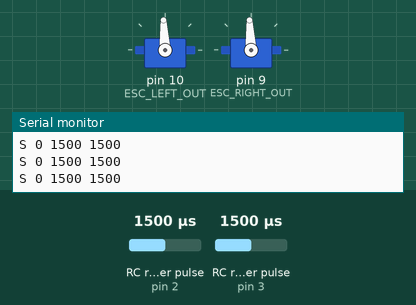
Bench run of a sketch on a simulated Arduino Uno, built with avr-gcc and run on an emulated ATmega328P. Shown: 2 × servo, the last lines printed to the serial monitor. Wiring (inferred from the names in the program): 2 × RC receiver channel: data pin 2 / data pin 3. Inputs (shaded band) come from the test bench; at power-on: RC receiver pulse (sensors on pin 2, pin 3) 1500 µs.

Above: at 3.2 s.
3.3 s: RC receiver pulse (sensor on pin 2) set to 1020 µs
At 4.2 s:
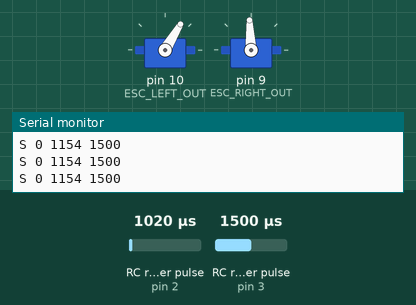
4.8 s: RC receiver pulse (sensor on pin 3) set to 1020 µs
At 5.3 s:
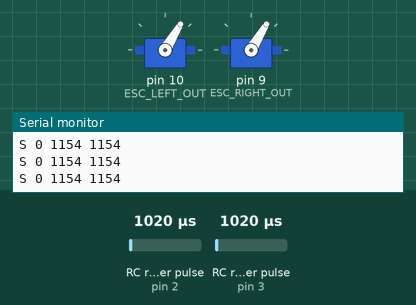
6.3 s: RC receiver pulse (sensor on pin 2) set to 1250 µs
At 7.5 s:
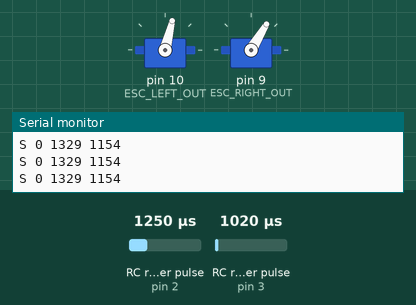
7.8 s: RC receiver pulse (sensor on pin 3) set to 1250 µs
At 8.8 s:
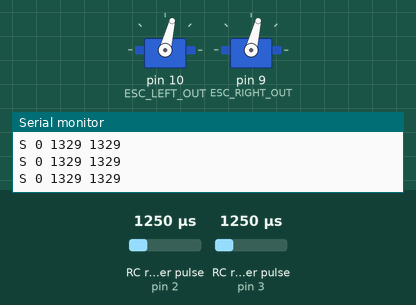
9.3 s: RC receiver pulse (sensor on pin 2) set to 1500 µs
At 10.0 s:
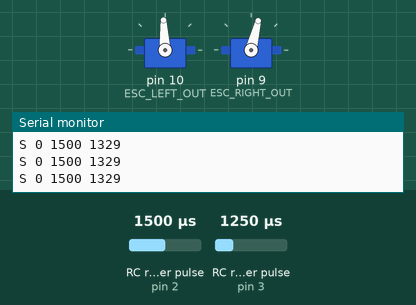
10.8 s: RC receiver pulse (sensor on pin 3) set to 1750 µs
At 11.1 s:
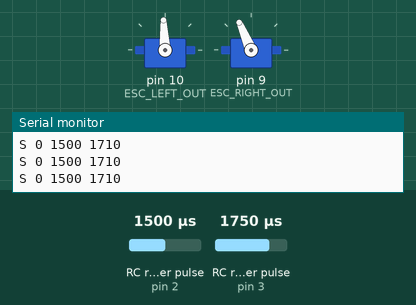
Timing chart, 0 to 13.3 s (numbered marks = the images above; inputs shaded):
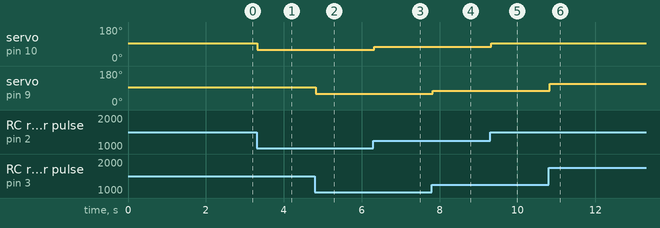

Measured:
- after the input at 3.3 s, servo on pin 10 (ESC_LEFT_OUT): 93° → 59° at once
- after the input at 4.8 s, servo on pin 9 (ESC_RIGHT_OUT): 93° → 59° at once
- after the input at 6.3 s, servo on pin 10 (ESC_LEFT_OUT): 59° → 76° at once
- after the input at 7.8 s, servo on pin 9 (ESC_RIGHT_OUT): 59° → 76° at once
- after the input at 9.3 s, servo on pin 10 (ESC_LEFT_OUT): 76° → 93° at once
- after the input at 10.8 s, servo on pin 9 (ESC_RIGHT_OUT): 76° → 113° at once

The sketch:

ros_control.ino
```cpp
#include <Servo.h>

/*
 * Dual thrusters (Left/Right) — RC + ROS mixed control
 *
 * RC path:
 *   - Read PWM from RX (CH_LEFT_IN, CH_RIGHT_IN)
 *   - Valid range: 950..2000 µs → map to 1100..1900 µs
 *   - Deadband near center → 1500 µs
 *
 * ROS path (via USB Serial):
 *   - Incoming command format (ASCII line):
 *       C <left_us> <right_us>\n
 *     Example: "C 1500 1500\n"
 *   - Values are ESC pulses in microseconds, 1100..1900
 *   - If ROS commands are received recently, thrusters follow ROS.
 *   - If ROS commands time out, fall back to RC.
 *
 * Status output:
 *   - Arduino prints:
 *       S <mode> <outL> <outR>\n
 *     where mode = 0 (RC), 1 (ROS)
 */

 // === Pins ===
const int CH_LEFT_IN    = 2;   // RX left channel (PWM)
const int CH_RIGHT_IN   = 3;   // RX right channel (PWM)
const int ESC_LEFT_OUT  = 10;   // Left ESC signal
const int ESC_RIGHT_OUT = 9;  // Right ESC signal

// === Timing ===
const unsigned long PULSE_TIMEOUT_US = 25000; // pulseIn timeout (~25 ms)
const unsigned long FAILSAFE_MS      = 200;   // RC backup: stop if no update in 500 ms

// === RX valid range and ESC range ===
const int RX_VALID_MIN = 950;   // treat <1000 as disconnect/fault
const int RX_VALID_MAX = 2000;
const int ESC_MIN = 1100;
const int ESC_MID = 1500;
const int ESC_MAX = 1900;

// === Deadband around center ===
const int RC_MID       = 1500;
const int DEADBAND_US  = 25;

// === ROS command timeout ===
const unsigned long ROS_CMD_TIMEOUT_MS = 200;   // if no ROS cmd in 200 ms → fall back to RC

Servo escL, escR;
unsigned long lastUpdateL = 0, lastUpdateR = 0;

// === ROS control state ===
bool haveRosCmd       = false;
unsigned long lastRosCmdMs = 0;
int rosOutL = ESC_MID;
int rosOutR = ESC_MID;

// Map: 1000..2000 → 1100..1900 with center deadband; else return 1500
int mapLinearToEsc(long inUs) {
  if (inUs == 0) return ESC_MID; // no pulse (timeout) → stop
  if (inUs < RX_VALID_MIN || inUs > RX_VALID_MAX) return ESC_MID; // out of range → stop

  // snap to exact center within deadband
  if (abs((int)inUs - RC_MID) <= DEADBAND_US) return ESC_MID;

  // linear map full span; then clamp
  long out = map(inUs, RX_VALID_MIN, RX_VALID_MAX, ESC_MIN, ESC_MAX);
  if (out < ESC_MIN) out = ESC_MIN;
  if (out > ESC_MAX) out = ESC_MAX;
  return (int)out;
}

// === parse ROS command from Serial ===
// Format: C <left_us> <right_us>\n
void handleSerialCommand() {
  // We only parse when first char is 'C'
  if (!Serial.available()) return;

  if (Serial.peek() != 'C') {
    // discard unknown leading char
    Serial.read();
    return;
  }

  // consume 'C'
  Serial.read();

  // parseInt will skip spaces/newlines and read an integer
  long leftUs  = Serial.parseInt();
  long rightUs = Serial.parseInt();

  // optional: consume until end of line
  while (Serial.available()) {
    char c = Serial.read();
    if (c == '\n' || c == '\r') break;
  }

  // constrain to ESC range
  leftUs  = constrain(leftUs,  ESC_MIN, ESC_MAX);
  rightUs = constrain(rightUs, ESC_MIN, ESC_MAX);

  rosOutL = (int)leftUs;
  rosOutR = (int)rightUs;
  lastRosCmdMs = millis();
  haveRosCmd   = true;
}

void setup() {
  pinMode(CH_LEFT_IN,  INPUT);
  pinMode(CH_RIGHT_IN, INPUT);

  Serial.begin(115200);
  while (!Serial) {}

  escL.attach(ESC_LEFT_OUT);
  escR.attach(ESC_RIGHT_OUT);

  // ESC init: hold 1500 µs for 2 s
  escL.writeMicroseconds(ESC_MID);
  escR.writeMicroseconds(ESC_MID);
  delay(2000);

  Serial.println("# Thruster controller ready: RC + ROS");
}

void loop() {
  unsigned long now = millis();

  // 1) Read any incoming ROS command
  handleSerialCommand();

  // 2) Read RX pulses (blocking with timeout)
  unsigned long inL = pulseIn(CH_LEFT_IN,  HIGH, PULSE_TIMEOUT_US);
  unsigned long inR = pulseIn(CH_RIGHT_IN, HIGH, PULSE_TIMEOUT_US);

  if (inL != 0) lastUpdateL = now;
  if (inR != 0) lastUpdateR = now;

  // Map RC input to ESC pulses
  int rcOutL = mapLinearToEsc((long)inL);
  int rcOutR = mapLinearToEsc((long)inR);

  // Backup timeout failsafe on RC
  if (now - lastUpdateL > FAILSAFE_MS) rcOutL = ESC_MID;
  if (now - lastUpdateR > FAILSAFE_MS) rcOutR = ESC_MID;

  // 3) Decide control mode: ROS or RC
  bool rosActive = haveRosCmd && (now - lastRosCmdMs < ROS_CMD_TIMEOUT_MS);

  int finalOutL = rosActive ? rosOutL : rcOutL;
  int finalOutR = rosActive ? rosOutR : rcOutR;

  // 4) Drive ESCs
  escL.writeMicroseconds(finalOutL);
  escR.writeMicroseconds(finalOutR);

  // 5) Status report: mode (0=RC, 1=ROS), outL, outR
  Serial.print("S ");
  Serial.print(rosActive ? 1 : 0);
  Serial.print(' ');
  Serial.print(finalOutL);
  Serial.print(' ');
  Serial.println(finalOutR);

  delay(5);
}
```
